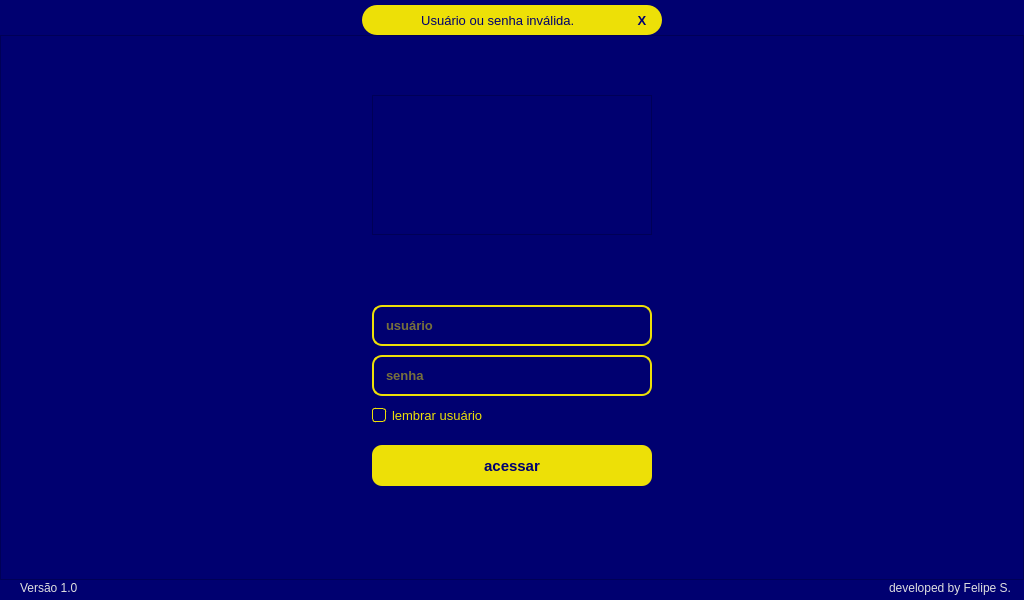
<?xml version="1.0" encoding="UTF-8"?>
<ui version="4.0">
 <class>login</class>
 <widget class="QMainWindow" name="login">
  <property name="geometry">
   <rect>
    <x>0</x>
    <y>0</y>
    <width>1024</width>
    <height>600</height>
   </rect>
  </property>
  <property name="minimumSize">
   <size>
    <width>1024</width>
    <height>600</height>
   </size>
  </property>
  <property name="maximumSize">
   <size>
    <width>1024</width>
    <height>600</height>
   </size>
  </property>
  <property name="windowTitle">
   <string>speak now - login</string>
  </property>
  <property name="windowIcon">
   <iconset>
    <normaloff>../REPERTÓRIO/icon.png</normaloff>../REPERTÓRIO/icon.png</iconset>
  </property>
  <property name="styleSheet">
   <string notr="true">background-color: rgb(0, 0, 112);</string>
  </property>
  <widget class="QWidget" name="centralwidget">
   <layout class="QVBoxLayout" name="verticalLayout">
    <property name="spacing">
     <number>0</number>
    </property>
    <property name="leftMargin">
     <number>0</number>
    </property>
    <property name="topMargin">
     <number>0</number>
    </property>
    <property name="rightMargin">
     <number>0</number>
    </property>
    <property name="bottomMargin">
     <number>0</number>
    </property>
    <item>
     <widget class="QFrame" name="top_bar">
      <property name="maximumSize">
       <size>
        <width>16777215</width>
        <height>35</height>
       </size>
      </property>
      <property name="styleSheet">
       <string notr="true"/>
      </property>
      <property name="frameShape">
       <enum>QFrame::NoFrame</enum>
      </property>
      <property name="frameShadow">
       <enum>QFrame::Raised</enum>
      </property>
      <layout class="QHBoxLayout" name="horizontalLayout_2">
       <property name="spacing">
        <number>0</number>
       </property>
       <property name="leftMargin">
        <number>0</number>
       </property>
       <property name="topMargin">
        <number>5</number>
       </property>
       <property name="rightMargin">
        <number>0</number>
       </property>
       <property name="bottomMargin">
        <number>0</number>
       </property>
       <item>
        <widget class="QFrame" name="frame_error">
         <property name="minimumSize">
          <size>
           <width>300</width>
           <height>0</height>
          </size>
         </property>
         <property name="maximumSize">
          <size>
           <width>300</width>
           <height>16777215</height>
          </size>
         </property>
         <property name="styleSheet">
          <string notr="true">background-color: #ede007;
border-radius: 15px;

</string>
         </property>
         <property name="frameShape">
          <enum>QFrame::StyledPanel</enum>
         </property>
         <property name="frameShadow">
          <enum>QFrame::Raised</enum>
         </property>
         <layout class="QHBoxLayout" name="horizontalLayout_3">
          <property name="spacing">
           <number>5</number>
          </property>
          <property name="leftMargin">
           <number>10</number>
          </property>
          <property name="topMargin">
           <number>5</number>
          </property>
          <property name="rightMargin">
           <number>10</number>
          </property>
          <property name="bottomMargin">
           <number>5</number>
          </property>
          <item>
           <widget class="QLabel" name="error">
            <property name="font">
             <font>
              <pointsize>10</pointsize>
              <bold>false</bold>
             </font>
            </property>
            <property name="styleSheet">
             <string notr="true">color: rgb(0, 0, 112);</string>
            </property>
            <property name="text">
             <string>Usuário ou senha inválida. </string>
            </property>
            <property name="alignment">
             <set>Qt::AlignCenter</set>
            </property>
           </widget>
          </item>
          <item>
           <widget class="QPushButton" name="buttom_error">
            <property name="maximumSize">
             <size>
              <width>20</width>
              <height>20</height>
             </size>
            </property>
            <property name="font">
             <font>
              <pointsize>10</pointsize>
              <bold>true</bold>
             </font>
            </property>
            <property name="styleSheet">
             <string notr="true">QPushButton {
	border-radius: 5px;
	color: rgb(0, 0, 112);
}
QPushButton:hover {
	background-color: rgb(0, 0, 112);
	color: rgb(223, 223, 223);
}
QPushButton:pressed {
	background-color: rgb(53, 83, 213);
}</string>
            </property>
            <property name="text">
             <string>X</string>
            </property>
           </widget>
          </item>
         </layout>
        </widget>
       </item>
      </layout>
     </widget>
    </item>
    <item>
     <widget class="QFrame" name="content">
      <property name="minimumSize">
       <size>
        <width>280</width>
        <height>140</height>
       </size>
      </property>
      <property name="styleSheet">
       <string notr="true"/>
      </property>
      <property name="frameShape">
       <enum>QFrame::StyledPanel</enum>
      </property>
      <property name="frameShadow">
       <enum>QFrame::Raised</enum>
      </property>
      <layout class="QHBoxLayout" name="horizontalLayout">
       <item>
        <widget class="QFrame" name="login_area">
         <property name="enabled">
          <bool>true</bool>
         </property>
         <property name="maximumSize">
          <size>
           <width>450</width>
           <height>16777215</height>
          </size>
         </property>
         <property name="styleSheet">
          <string notr="true">background-color: rgb(0, 0, 112);</string>
         </property>
         <property name="frameShape">
          <enum>QFrame::NoFrame</enum>
         </property>
         <property name="frameShadow">
          <enum>QFrame::Raised</enum>
         </property>
         <widget class="QLineEdit" name="lineEdit">
          <property name="geometry">
           <rect>
            <x>85</x>
            <y>260</y>
            <width>280</width>
            <height>41</height>
           </rect>
          </property>
          <property name="font">
           <font>
            <pointsize>10</pointsize>
            <bold>true</bold>
           </font>
          </property>
          <property name="styleSheet">
           <string notr="true">QLineEdit {
	border: 2px solid #ede007 ;
	border-radius: 10px;
	padding: 10px;
	color: rgb(237, 224, 7);
}</string>
          </property>
          <property name="alignment">
           <set>Qt::AlignLeading|Qt::AlignLeft|Qt::AlignVCenter</set>
          </property>
          <property name="placeholderText">
           <string>usuário</string>
          </property>
         </widget>
         <widget class="QLineEdit" name="lineEdit_3">
          <property name="geometry">
           <rect>
            <x>85</x>
            <y>310</y>
            <width>280</width>
            <height>41</height>
           </rect>
          </property>
          <property name="font">
           <font>
            <pointsize>10</pointsize>
            <bold>true</bold>
           </font>
          </property>
          <property name="styleSheet">
           <string notr="true">QLineEdit {
	border: 2px solid #ede007 ;
	border-radius: 10px;
	padding: 10px;
	color: rgb(237, 224, 7);
}</string>
          </property>
          <property name="echoMode">
           <enum>QLineEdit::Password</enum>
          </property>
          <property name="alignment">
           <set>Qt::AlignLeading|Qt::AlignLeft|Qt::AlignVCenter</set>
          </property>
          <property name="placeholderText">
           <string>senha</string>
          </property>
         </widget>
         <widget class="QCheckBox" name="checkBox">
          <property name="geometry">
           <rect>
            <x>85</x>
            <y>360</y>
            <width>131</width>
            <height>20</height>
           </rect>
          </property>
          <property name="font">
           <font>
            <pointsize>10</pointsize>
           </font>
          </property>
          <property name="focusPolicy">
           <enum>Qt::WheelFocus</enum>
          </property>
          <property name="styleSheet">
           <string notr="true">QCheckBox  {
	color: rgb(237, 224, 7)
}

QCheckBox:indicator  {
	border: 1px solid rgb(237, 224, 7);
	border-radius: 3px;
	width: 12px;	
	height: 12px;
}

QCheckBox::indicator:checked  {
	border: 1px solid rgb(237, 224, 7);
	background-color: rgb(237, 224, 7);
}

</string>
          </property>
          <property name="text">
           <string>lembrar usuário</string>
          </property>
          <property name="checkable">
           <bool>true</bool>
          </property>
          <property name="checked">
           <bool>false</bool>
          </property>
         </widget>
         <widget class="QPushButton" name="pushButton">
          <property name="geometry">
           <rect>
            <x>85</x>
            <y>400</y>
            <width>280</width>
            <height>41</height>
           </rect>
          </property>
          <property name="font">
           <font>
            <pointsize>11</pointsize>
            <bold>true</bold>
           </font>
          </property>
          <property name="styleSheet">
           <string notr="true">QPushButton {
	background-color: rgb(237, 224, 7);
	border-radius: 10px;
	padding: 10px;
	color: rgb(0, 0, 112);
}

QPushButton:hover {
	background-color: rgb(187, 237, 6);
	border-radius: 10px;
	padding: 10px;
	color: rgb(0, 0, 112);
}

QPushButton:pressed {
	background-color: rgb(211, 214, 4);
}</string>
          </property>
          <property name="text">
           <string>acessar</string>
          </property>
         </widget>
         <widget class="QFrame" name="frame">
          <property name="geometry">
           <rect>
            <x>85</x>
            <y>50</y>
            <width>280</width>
            <height>140</height>
           </rect>
          </property>
          <property name="minimumSize">
           <size>
            <width>280</width>
            <height>140</height>
           </size>
          </property>
          <property name="styleSheet">
           <string notr="true">QFrame {
	background-image: url(:/login_img/logo_login.png);
	background-repeat: no-repeat;
	background-position: center;
}</string>
          </property>
          <property name="frameShape">
           <enum>QFrame::StyledPanel</enum>
          </property>
          <property name="frameShadow">
           <enum>QFrame::Raised</enum>
          </property>
         </widget>
        </widget>
       </item>
      </layout>
     </widget>
    </item>
    <item>
     <widget class="QFrame" name="button">
      <property name="maximumSize">
       <size>
        <width>16777215</width>
        <height>20</height>
       </size>
      </property>
      <property name="styleSheet">
       <string notr="true"/>
      </property>
      <property name="frameShape">
       <enum>QFrame::NoFrame</enum>
      </property>
      <property name="frameShadow">
       <enum>QFrame::Raised</enum>
      </property>
      <widget class="QLabel" name="label">
       <property name="geometry">
        <rect>
         <x>870</x>
         <y>-2</y>
         <width>141</width>
         <height>20</height>
        </rect>
       </property>
       <property name="font">
        <font>
         <pointsize>9</pointsize>
         <italic>false</italic>
         <bold>false</bold>
        </font>
       </property>
       <property name="styleSheet">
        <string notr="true">color: rgb(223, 223, 223);</string>
       </property>
       <property name="text">
        <string>developed by Felipe S.</string>
       </property>
       <property name="alignment">
        <set>Qt::AlignRight|Qt::AlignTrailing|Qt::AlignVCenter</set>
       </property>
      </widget>
      <widget class="QLabel" name="label_2">
       <property name="geometry">
        <rect>
         <x>20</x>
         <y>-2</y>
         <width>61</width>
         <height>20</height>
        </rect>
       </property>
       <property name="font">
        <font>
         <pointsize>9</pointsize>
         <italic>false</italic>
         <bold>false</bold>
        </font>
       </property>
       <property name="styleSheet">
        <string notr="true">color: rgb(223, 223, 223);</string>
       </property>
       <property name="text">
        <string>Versão 1.0</string>
       </property>
      </widget>
     </widget>
    </item>
   </layout>
  </widget>
 </widget>
 <resources>
  <include location="../REPERTÓRIO/file_login.qrc"/>
 </resources>
 <connections/>
</ui>
